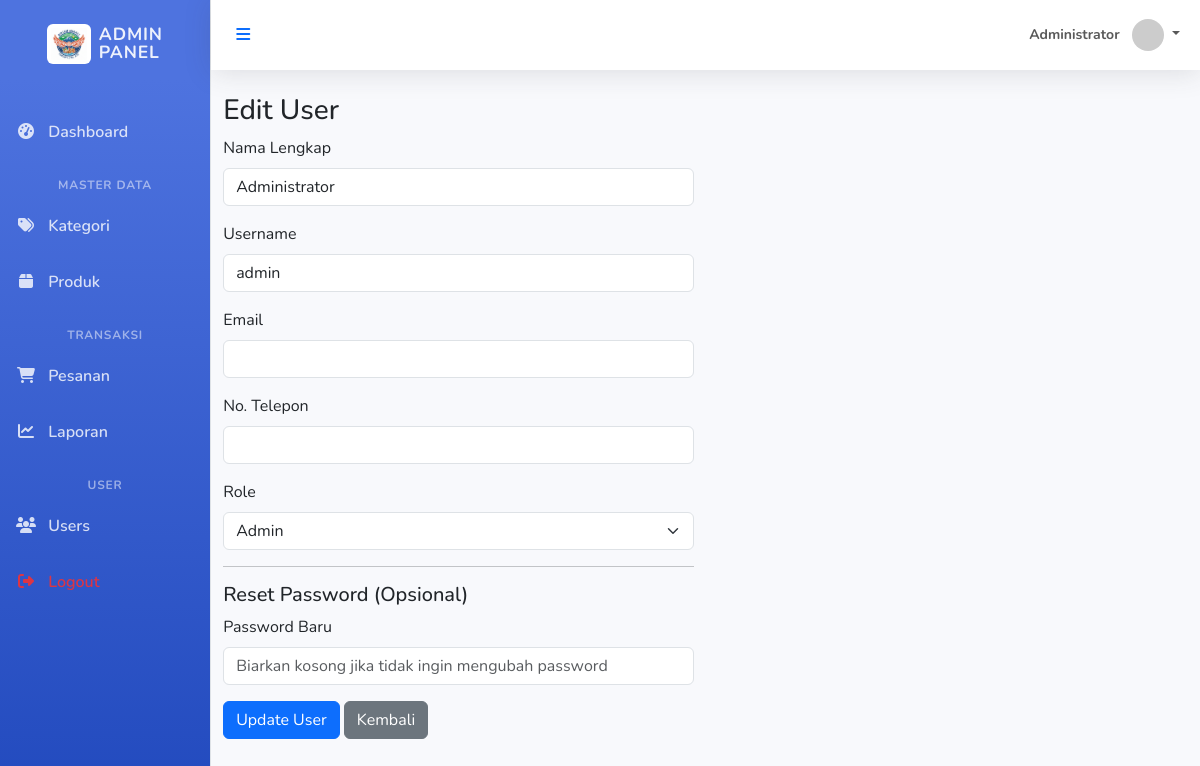
The page /admin/userEdit/1 (signed in) on the database its author committed.
### tables this page shows
CREATE TABLE IF NOT EXISTS `users` ( 
  `id` int(11) NOT NULL AUTO_INCREMENT, 
  `name` varchar(100) NOT NULL, 
  `email` varchar(100) DEFAULT NULL, 
  `phone` varchar(20) DEFAULT NULL, 
  `address` text DEFAULT NULL, 
  `gender` enum('L','P') DEFAULT NULL, 
  `birthdate` date DEFAULT NULL, 
  `image` varchar(255) DEFAULT 'default.jpg', 
  `username` varchar(50) NOT NULL, 
  `password` varchar(255) NOT NULL, 
  `role` enum('admin','customer') NOT NULL DEFAULT 'customer', 
  `created_at` timestamp NOT NULL DEFAULT current_timestamp(), 
  PRIMARY KEY (`id`), 
  UNIQUE KEY `username` (`username`) 
);

### app/core/Controller.php (called while the page is built, shortened)
<?php
class Controller {
    public function view($view, $data = []) {
        require_once '../app/views/' . $view . '.php';
    }
    public function model($model) {
        return new $model;
    }
}

### app/controllers/Admin.php (called while the page is built, shortened)
<?php
class Admin extends Controller {
    public function userEdit($id) {
        $data['judul'] = 'Edit User';
        $data['user'] = $this->model('User_model')->getUserById($id);
        $this->view('admin/users/edit', $data);
    }
}

### app/core/App.php (called while the page is built, shortened)
<?php
class App {
    protected $method = 'index';
    protected $params = [];
    public function __construct() {
        $url = $this->parseURL();
        if (isset($url[0]) && file_exists('../app/controllers/' . ucfirst($url[0]) . '.php')) {
            unset($url[0]);
        }
        $this->controller = new $this->controller;
        if (isset($url[1])) {
            if (method_exists($this->controller, $url[1])) {
                $this->method = $url[1];
                unset($url[1]);
            }
        }
        if (!empty($url)) {
            $this->params = array_values($url);
        }
        call_user_func_array([$this->controller, $this->method], $this->params);
    }
    public function parseURL() {
        if (isset($_GET['url'])) {
            $url = rtrim($_GET['url'], '/');
            $url = filter_var($url, FILTER_SANITIZE_URL);
            return explode('/', $url);
        }
        return ['Home'];
    }
}

### public/index.php (called while the page is built, shortened)
<?php
$app = new App();

### app/core/Database.php (called while the page is built, shortened)
<?php
class Database {
    private $host = DB_HOST;
    private $user = DB_USER;
    private $pass = DB_PASS;
    private $db_name = DB_NAME;
    private $dbh;
    private $stmt;
    public function __construct() {
        $dsn = 'mysql:host=' . $this->host . ';dbname=' . $this->db_name;
        $option = [
            PDO::ATTR_PERSISTENT => true,
            PDO::ATTR_ERRMODE => PDO::ERRMODE_EXCEPTION
        ];
        try {
            $this->dbh = new PDO($dsn, $this->user, $this->pass, $option);
        } catch (PDOException $e) {
            die($e->getMessage());
        }
    }
    public function query($query) {
        $this->stmt = $this->dbh->prepare($query);
    }
    public function bind($param, $value, $type = null) {
        if (is_null($type)) {
            switch (true) {
                default:
                    $type = PDO::PARAM_STR;
            }
        }
        $this->stmt->bindValue($param, $value, $type);
    }
    public function execute() {
        return $this->stmt->execute();
    }
    public function single() {
        $this->execute();
        return $this->stmt->fetch(PDO::FETCH_ASSOC);
    }
}

### app/models/User_model.php (called while the page is built, shortened)
<?php
class User_model {
    private $table = 'users';
    private $db;
    public function __construct() {
        $this->db = new Database;
    }
    public function getUserById($id) {
        $this->db->query('SELECT * FROM ' . $this->table . ' WHERE id = :id');
        $this->db->bind('id', $id);
        return $this->db->single();
    }
}

### app/views/admin/users/edit.php (the view, shortened to what this page needs)
<div class="row">
    <div class="col-md-6">
        <h3>Edit User</h3>
        <form action="<?= BASEURL; ?>/admin/userUpdate" method="post">
            <div class="mb-3">
                <label for="name" class="form-label">Nama Lengkap</label>
                <input type="text" class="form-control" id="name" name="name" value="<?= $data['user']['name']; ?>" required>
            </div>
            <div class="mb-3">
                <label for="username" class="form-label">Username</label>
                <input type="text" class="form-control" id="username" name="username" value="<?= $data['user']['username']; ?>" required>
            </div>
            <div class="mb-3">
                <label for="email" class="form-label">Email</label>
                <input type="email" class="form-control" id="email" name="email" value="<?= $data['user']['email']; ?>" required>
            </div>
            <div class="mb-3">
                <label for="phone" class="form-label">No. Telepon</label>
                <input type="text" class="form-control" id="phone" name="phone" value="<?= $data['user']['phone']; ?>">
            </div>
            <div class="mb-3">
                <label for="role" class="form-label">Role</label>
                <select class="form-select" id="role" name="role">
                    <option value="admin" <?= $data['user']['role'] == 'admin' ? 'selected' : ''; ?>>Admin</option>
                </select>
            </div>
            <hr>
            <h5>Reset Password (Opsional)</h5>
            <div class="mb-3">
                <label for="new_password" class="form-label">Password Baru</label>
                <input type="password" class="form-control" id="new_password" name="new_password" placeholder="Biarkan kosong jika tidak ingin mengubah password">
            </div>
            <button type="submit" class="btn btn-primary">Update User</button>
            <a href="<?= BASEURL; ?>/admin/users" class="btn btn-secondary">Kembali</a>
        </form>
    </div>
</div>

### app/views/layouts/admin_header.php (style rules this page uses)
body { font-family: 'Nunito', sans-serif; background-color: #f8f9fc; overflow-x: hidden; }

### rows shown on the page
users: name "Administrator", username "admin", role "Admin"

### other values the page prints
$_SESSION['user_name'] "Administrator"
